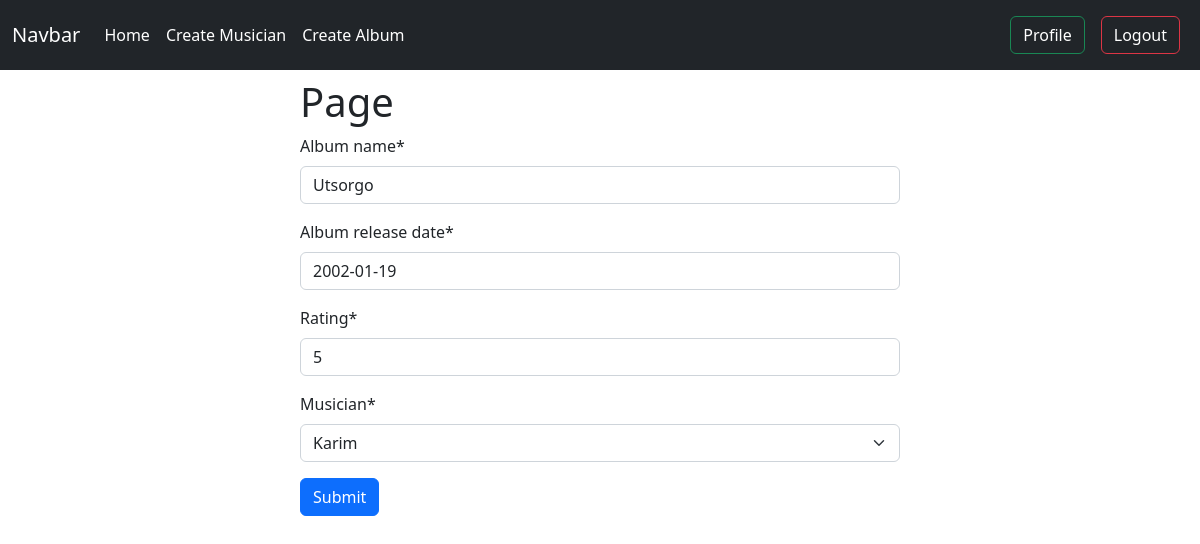
Page /first_app/edit_album/4 (signed in) on the committed database.
### first_app/models.py (models this page shows, shortened)
class Album(models.Model):
    album_name = models.CharField(max_length=20)
    album_release_date = models.DateField()
    rating = models.IntegerField()
    musician = models.ForeignKey(Musician, on_delete=models.CASCADE)

### first_app/views.py (the view)
# urls.py: path('edit_album/<int:id>', views.EditAlbumView.as_view(), name = 'edit_album'),
@method_decorator(login_required, name = 'dispatch')
class EditAlbumView(UpdateView):
    model = models.Album
    form_class = forms.AlbumForm
    template_name = 'album.html'
    pk_url_kwarg = 'id'
    success_url = reverse_lazy('profilepage')

### first_app/forms.py
class AlbumForm(forms.ModelForm):
    class Meta:
        model = models.Album
        fields = "__all__"

### first_app/models.py (called while the page is built)
    def __str__(self):
        return self.first_name

### first_app/templates/album.html (shortened to what this page needs)
{% extends 'base.html'%}
{% load crispy_forms_tags %}
{% block content %}
<form method = 'post' style = "Width:50%; height:500px; margin:auto;" class = 'pt-2'>
<h1>{{type}} Page</h1>
{{form | crispy}}
<button class = "btn btn-primary mb-4">Submit</button>
</form>
{% endblock %}

### rows in the picture
Album: album_name "Utsorgo", album_release_date "2002-01-19", rating "5", musician "Karim"
